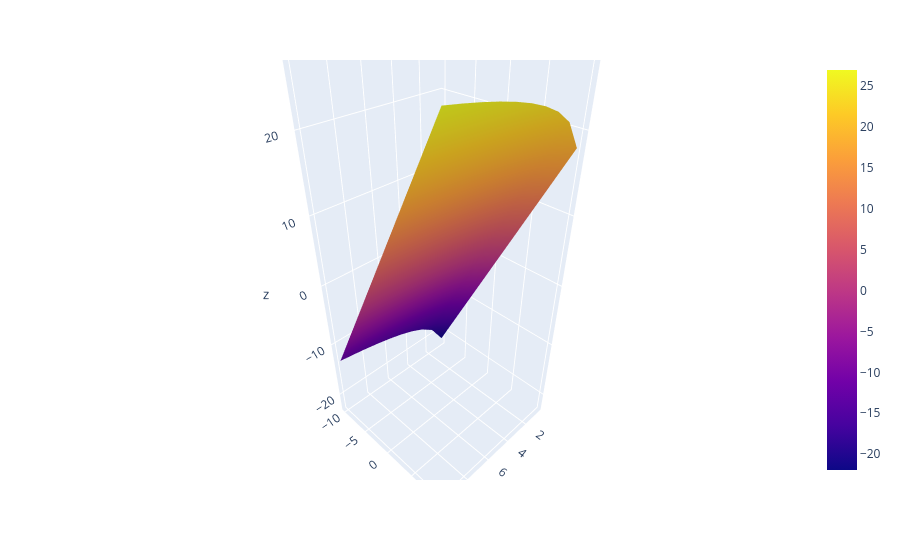

Notebook code cell kept with this figure:
### Code cell
import plotly.express as px
import plotly.graph_objects as go

fig = px.scatter_3d()

fig.add_trace(go.Surface(x=xx,y=yy,z=zz))

fig.show()

### Figure 1 — Plotly figure (JSON) as saved in the notebook; plotly's stock layout.template omitted (floating-point values rounded to 4 significant figures; data arrays with more than 128 entries replaced by an {"elided": "..."} marker saying what was removed)
{"data": [{"hovertemplate": "<extra></extra>", "legendgroup": "", "marker": {"color": "#636efa", "symbol": "circle"}, "mode": "markers", "name": "", "scene": "scene", "showlegend": false, "type": "scatter3d"}, {"type": "surface", "x": {"elided": "20x20 float values"}, "y": {"elided": "20x20 float values"}, "z": {"elided": "20x20 float values"}}], "layout": {"legend": {"tracegroupgap": 0}, "margin": {"t": 60}, "scene": {"domain": {"x": [0, 1], "y": [0, 1]}}}}
